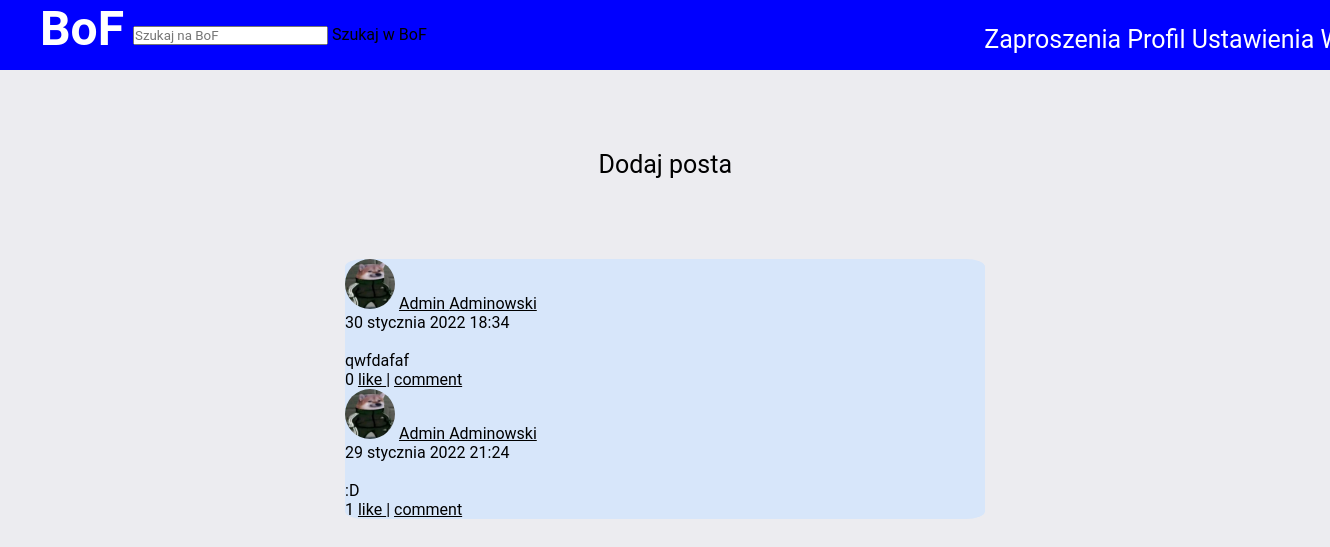
Page / (signed in) on the earlier database version.
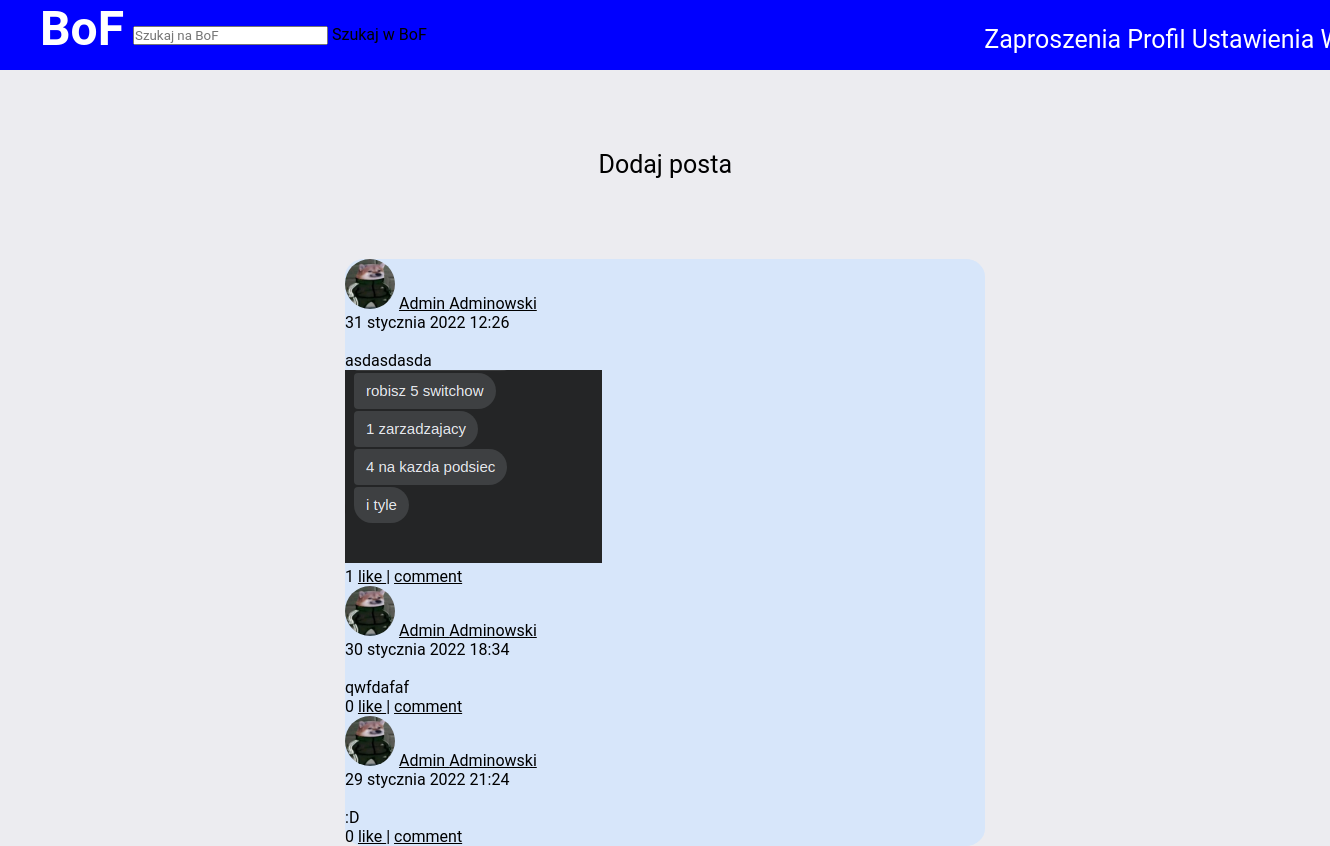
Same page on the later database version.
### post/models.py (models this page shows)
class Post(models.Model):
    user = models.ForeignKey(User, on_delete=models.CASCADE)
    content = models.CharField(max_length=500)
    photo = models.ImageField(upload_to='post_photos', null=True)
    date = models.DateTimeField(default=timezone.now)
    likes = models.ManyToManyField(User, related_name='post_likes', blank=True)
    def get_absolute_url(self):
        return reverse('post:post-detail-view', kwargs={'id': self.id})
    def get_like_url(self):
        return reverse('post:post-like-view', kwargs={'id': self.id})

### account/models.py (models this page shows, shortened)
class Account(models.Model):
    user = models.OneToOneField(User, unique=True, on_delete=models.CASCADE)
    image = models.ImageField(default='default.jpeg')
    friends = models.ManyToManyField(User, related_name='user_friends', blank=True)
    def get_absolute_url(self):
        return reverse('account:profile-view', kwargs={'id': self.user.id})

### post/views.py (the view)
# urls.py: path('', home_view, name='home-view'),
def home_view(request):
    if not request.user.is_authenticated:
        return redirect('/login')
    friends = request.user.account.friends.all()
    queryset = Post.objects.all().order_by('-date')
    context = {
        "queryset": queryset,
        "friends": friends
    }
    return render(request, "home_view.html", context)

### post/templates/home_view.html
{%extends 'head.html'%}
{%block content%}
    <div class="add">
        <p><a href="/post-create">Dodaj posta</a></p>
    </div>
    <div class="posts">
        {%for instance in queryset%}
            {%if instance.user in friends or instance.user == request.user%}
                <div class="post">
                    <div class="user">
                        <img src="{{instance.user.account.image.url}}"/>
                        <a href="{{instance.user.account.get_absolute_url}}">
                            {{instance.user.first_name}} {{instance.user.last_name}}</a></br>
                            {{instance.date}}
                    </div>
                <div class="conent">
                    </br>{{instance.content}}
                </div>
                {%if instance.photo%}
                    <div class="photo">
                        <img class="post_photo"src="{{instance.photo.url}}"/>
                    </div>
                {%endif%}
                    {{instance.likes.count}}
                    <a href="{{instance.get_like_url}}">
                        like
                    </a>|
                    <a href="{{instance.get_absolute_url}}">
                        comment
                    </a>
            {%endif%}
            {%endfor%}
    </div>
        </div>
{%endblock%}

Differences in the rows shown:
added Post: user.account.image (picture), user.first_name "Admin", user.last_name "Adminowski", date "31 stycznia 2022 12:26", content "asdasdasda", photo (picture), likes.count "1"
computed for Post "29 stycznia 2022 21:24": likes.count "1" → "0"
